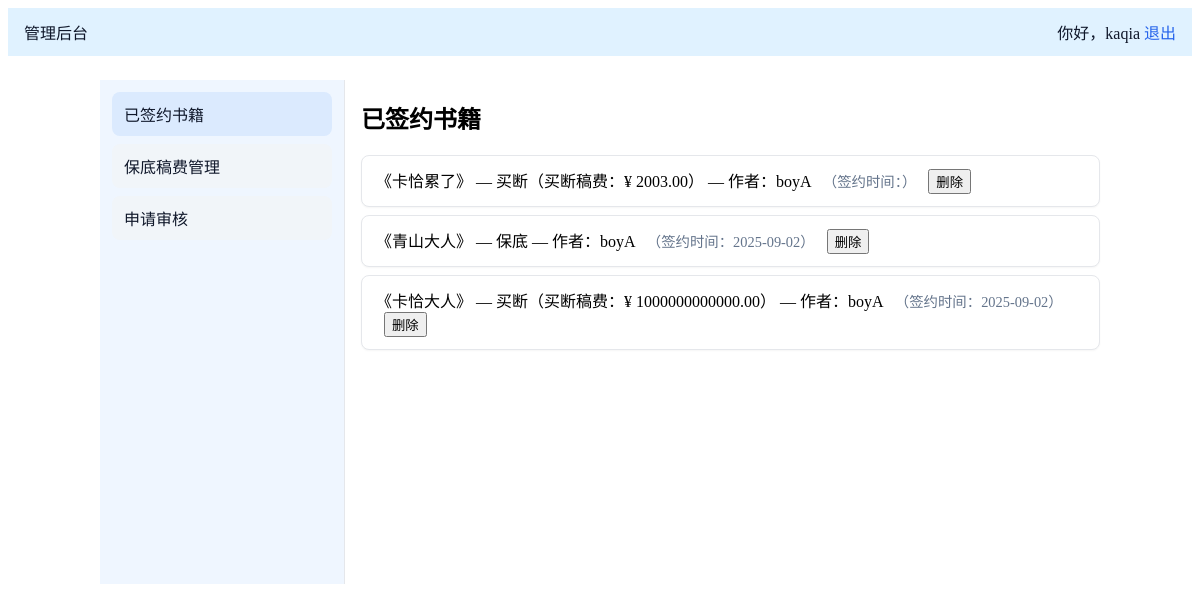
Screenshot of /admin/books (signed in) with the database file from the repository.
### tables this page shows
CREATE TABLE books (
				id INTEGER PRIMARY KEY AUTOINCREMENT,
				title TEXT NOT NULL,
				author_id INTEGER NOT NULL, pen_name TEXT, contract_type TEXT, buyout_amount REAL, created_at TEXT,
				FOREIGN KEY(author_id) REFERENCES users(id)
			);

CREATE TABLE users (
				id INTEGER PRIMARY KEY AUTOINCREMENT,
				username TEXT UNIQUE NOT NULL,
				password_hash TEXT NOT NULL,
				role TEXT NOT NULL CHECK(role IN ('admin','author'))
			);

### app.py (the view)
@app.route("/admin/books")
@login_required(role="admin")
def admin_books():
	with get_db() as conn:
		books = conn.execute(
			"SELECT b.id, b.title, u.username, b.contract_type, b.buyout_amount, b.created_at FROM books b JOIN users u ON b.author_id=u.id ORDER BY u.username ASC, b.id DESC"
		).fetchall()
	return render_template("admin_books.html", books=books)

### app.py (called while the page is built, shortened)
@app.before_request
def ensure_db_once():
	global _initialized

def login_required(role=None):
	def decorator(view_func):
		@wraps(view_func)
		def wrapped(*args, **kwargs):
			user_id = session.get("user_id")
			user_role = session.get("role")
			if not user_id:
				return redirect(url_for("login"))
			if role and user_role != role:
				flash("无权限访问该页面", "error")
				return redirect(url_for("index"))
			return view_func(*args, **kwargs)
		return wrapped
	return decorator

### templates/admin_books.html (shortened to what this page needs)
{% extends 'base.html' %}
{% block content %}
<div class="layout">
	<aside class="sidenav blue">
		<a href="{{ url_for('admin_books') }}" class="active">已签约书籍</a>
		<a href="{{ url_for('admin_royalties') }}">保底稿费管理</a>
		<a href="{{ url_for('admin_apps') }}">申请审核</a>
	</aside>
	<section class="main">
		<h1>已签约书籍</h1>
		<ul>
			{% for b in books %}
				<li class="card">
					《{{ b[1] }}》 — {{ b[3] }}{% if b[3]=='买断' %}（买断稿费：{{ b[4] and ('¥ ' ~ ('%.2f'|format(b[4]))) or '未设置' }}）{% endif %} — 作者：{{ b[2] }}
					<span class="muted">（签约时间：{{ (b[5] or '')[:10] }}）</span>
					<form method="post" action="{{ url_for('admin_delete_book') }}" class="inline" style="margin-left:8px">
						<button type="submit">删除</button>
					</form>
				</li>
			{% else %}
				<li>暂无书籍</li>
			{% endfor %}
		</ul>
	</section>
</div>
{% endblock %}

### static/style.css (style rules this page uses)
a { color:#2563eb;text-decoration:none }
.card { background:#fff;border:1px solid #e5e7eb;border-radius:8px;padding:12px 14px;box-shadow:0 1px 2px rgba(0,0,0,.04);transition:box-shadow .2s, transform .2s }
.inline { display:inline-flex;gap:8px;align-items:center }
.muted { color:#64748b;font-size:.9em;margin-left:8px }
.layout { display:flex;gap:16px }
.sidenav { width:220px;min-height:60vh;border-right:1px solid #e5e7eb;padding:12px }
.sidenav a { display:block;padding:10px 12px;border-radius:8px;color:#0f172a;background:#f1f5f9;margin-bottom:8px;transition:box-shadow .2s, transform .2s }
.sidenav a.active { background:#dbeafe }
.sidenav.blue { background:#eff6ff }
.main { flex:1 }
ul { list-style: none;padding:0 }
li { margin:8px 0 }

### rows the page displays
books: title "卡恰累了", contract_type "买断", buyout_amount "¥ 2003.00", username "boyA"
books: title "青山大人", contract_type "保底", username "boyA", created_at "2025-09-02"
books: title "卡恰大人", contract_type "买断", buyout_amount "¥ 1000000000000.00", username "boyA", created_at "2025-09-02"

### other values shown
{{ session.get('username') }} "kaqia"
